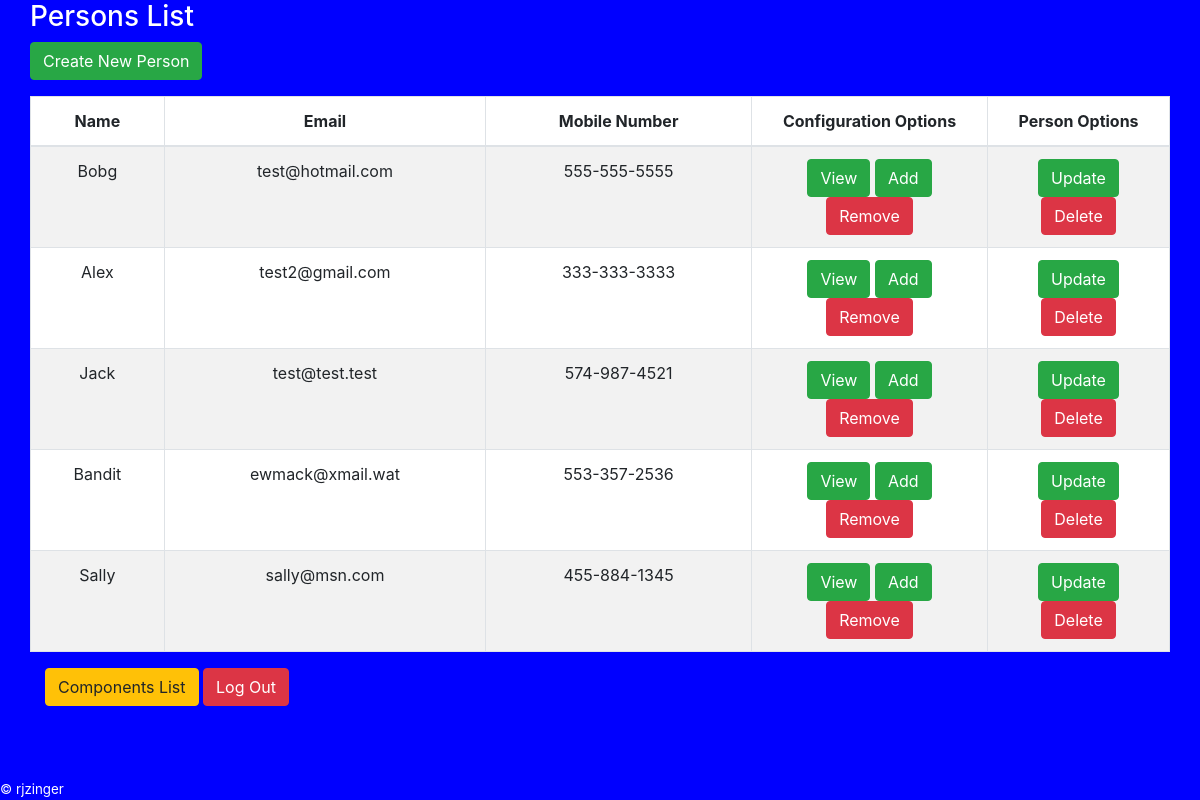
The page /cp_persons.php (signed in) on the database its author committed.
### tables this page shows
CREATE TABLE IF NOT EXISTS `cp_persons` (
`perID` int(11) NOT NULL,
  `name` varchar(100) NOT NULL,
  `email` varchar(100) NOT NULL,
  `mobile` varchar(12) NOT NULL
);

### cp_persons.php (the view, shortened to what this page needs)
<!DOCTYPE html>
<html lang="en">
	<head>
		<link href="https://maxcdn.bootstrapcdn.com/bootstrap/4.0.0/css/bootstrap.min.css" rel="stylesheet">
		<link href="cp_css.css" rel="stylesheet">
	</head>
			<body>
				<div class="container">
					<div class="row">
						<h3 class = "white">Persons List</h3>
					</div>
						<div class="row">
							<p><a href="cp_per_create.php" class="btn btn-success">Create New Person</a></p>
								<table class="table table-striped table-bordered" style="background-color:white;">
									<thead>
										<tr>
											<th>Name</th>
											<th>Email</th>
											<th>Mobile Number</th>
											<th>Configuration Options</th>
											<th>Person Options</th>
										</tr>
									</thead>
										<tbody>
<?php
$pdo = Database::connect();
$sql = 'SELECT * FROM cp_persons';
	foreach ($pdo->query($sql) as $row){
		echo '<tr>';
		echo '<td>'. $row['name'] . '</td>';
		echo '<td>'. $row['email'] . '</td>';
		echo '<td>'. $row['mobile'] . '</td>';
		echo '<td width=236>';
		echo '<a class="btn btn-success" href="cp_config_current.php?perID='.$row['perID'].'">View</a>';
		echo '<a class="btn btn-success" href="cp_config_add.php?perID='.$row['perID'].'">Add</a>';
		echo '<a class="btn btn-danger" href="cp_config_remove.php?perID='.$row['perID'].'">Remove</a>';
		echo '</td><td width=182>';
		echo '<a class="btn btn-success" href="cp_per_update.php?perID='.$row['perID'].'">Update</a>';
		echo '<a class="btn btn-danger" href="cp_per_delete.php?perID='.$row['perID'].'">Delete</a>';
		echo '</td>';
		echo '</tr>';
	}
?>
										</tbody>
							</table>
						</div>
							<div class="form-actions">
								<a href="cp_components.php" class="btn btn-warning">Components List</a>
								<a href="cp_logout.php" class="btn btn-danger">Log Out</a>
							</div>
				</div>
					<div class = "footer">
						<span class = "white">&copy; rjzinger</span>
					</div>
					<br>
					<br>
			</body>
</html>

### cp_css.css (style rules this page uses)
tr { text-align: center; }
.white { color: white; }
body { background-color: blue; }
.footer { font-size: 10pt; bottom: 0; position: fixed; }

### rows shown on the page
cp_persons: name "Bobg", email "test@hotmail.com", mobile "555-555-5555"
cp_persons: name "Alex", email "test2@gmail.com", mobile "333-333-3333"
cp_persons: name "Jack", email "test@test.test", mobile "574-987-4521"
cp_persons: name "Bandit", email "ewmack@xmail.wat", mobile "553-357-2536"
cp_persons: name "Sally", email "sally@msn.com", mobile "455-884-1345"
